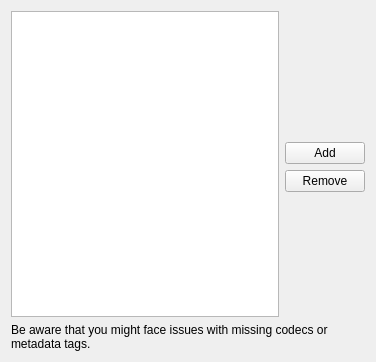
<?xml version="1.0" encoding="UTF-8"?>
<ui version="4.0">
 <class>GUI_FileExtensionPreferences</class>
 <widget class="QWidget" name="GUI_FileExtensionPreferences">
  <property name="geometry">
   <rect>
    <x>0</x>
    <y>0</y>
    <width>376</width>
    <height>362</height>
   </rect>
  </property>
  <layout class="QGridLayout" name="gridLayout">
   <item row="0" column="0" rowspan="4">
    <widget class="QListWidget" name="listWidget"/>
   </item>
   <item row="2" column="1">
    <widget class="QPushButton" name="btnRemove">
     <property name="text">
      <string notr="true">Remove</string>
     </property>
    </widget>
   </item>
   <item row="1" column="1">
    <widget class="QPushButton" name="btnAdd">
     <property name="text">
      <string notr="true">Add</string>
     </property>
    </widget>
   </item>
   <item row="3" column="1">
    <spacer name="verticalSpacer_3">
     <property name="orientation">
      <enum>Qt::Vertical</enum>
     </property>
     <property name="sizeHint" stdset="0">
      <size>
       <width>20</width>
       <height>40</height>
      </size>
     </property>
    </spacer>
   </item>
   <item row="0" column="1">
    <spacer name="verticalSpacer_2">
     <property name="orientation">
      <enum>Qt::Vertical</enum>
     </property>
     <property name="sizeHint" stdset="0">
      <size>
       <width>20</width>
       <height>40</height>
      </size>
     </property>
    </spacer>
   </item>
   <item row="4" column="0" colspan="2">
    <widget class="QLabel" name="label">
     <property name="text">
      <string>Be aware that you might face issues with missing codecs or metadata tags.</string>
     </property>
     <property name="wordWrap">
      <bool>true</bool>
     </property>
    </widget>
   </item>
  </layout>
 </widget>
 <resources/>
 <connections/>
</ui>
